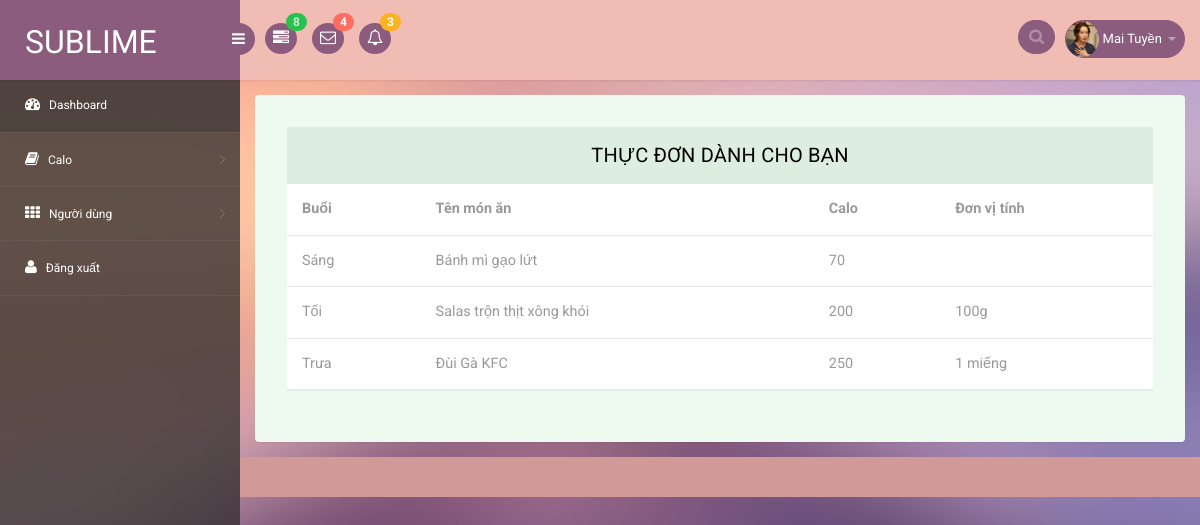
/Web/thucdon2.php, run on the app's committed database.
### tables this page shows
CREATE TABLE `thucdon` (
  `thucdon_id` varchar(5) NOT NULL,
  `buoi` varchar(20) DEFAULT NULL,
  `tongcalo` int(11) NOT NULL,
  `thucpham_id` varchar(5) DEFAULT NULL,
  `tv_email` varchar(50) DEFAULT NULL
);

CREATE TABLE `thucpham` (
  `thucpham_id` varchar(5) NOT NULL,
  `thucpham_ten` varchar(50) NOT NULL,
  `thucpham_calo` int(4) DEFAULT NULL,
  `tv_email` varchar(50) DEFAULT NULL,
  `donvitinh` varchar(30) NOT NULL,
  `ngay` date DEFAULT NULL
);

### Web/thucdon2.php (the view, shortened to what this page needs)
<?php
   $servername = "localhost";
   $username ="root";
   $password ="";
   $database ="giamcan";
   $conn = new mysqli($servername, $username, $password, $database);
?>
<!DOCTYPE html>
<head>
<link rel="stylesheet" href="css/bootstrap.min.css" >
<link href="css/style.css" rel='stylesheet' type='text/css' />
<link href="css/style-responsive.css" rel="stylesheet"/>
<link rel="stylesheet" href="css/font.css" type="text/css"/>
<link href="css/font-awesome.css" rel="stylesheet">
</head>
<body>
    <section id="container">
    <header class="header fixed-top clearfix">
    <div class="brand">
        <a href="index.html" class="logo">
            Sublime
        </a>
        <div class="sidebar-toggle-box">
            <div class="fa fa-bars"></div>
        </div>
    </div>
    <div class="nav notify-row" id="top_menu">
        <ul class="nav top-menu">
            <li class="dropdown">
                <a data-toggle="dropdown" class="dropdown-toggle" href="#">
                    <i class="fa fa-tasks"></i>
                    <span class="badge bg-success">8</span>
                </a>
            </li>
            <li id="header_inbox_bar" class="dropdown">
                <a data-toggle="dropdown" class="dropdown-toggle" href="#">
                    <i class="fa fa-envelope-o"></i>
                    <span class="badge bg-important">4</span>
                </a>
            </li>
            <li id="header_notification_bar" class="dropdown">
                <a data-toggle="dropdown" class="dropdown-toggle" href="#">
                    <i class="fa fa-bell-o"></i>
                    <span class="badge bg-warning">3</span>
                </a>
            </li>
        </ul>
    </div>
    <div class="top-nav clearfix">
        <ul class="nav pull-right top-menu">
            <li>
                <input type="text" class="form-control search" placeholder=" Search">
            </li>
            <li class="dropdown">
                <a data-toggle="dropdown" class="dropdown-toggle" href="#">
                    <img alt="" src="images/2.png">
                    <span class="username">Mai Tuyền</span>
                    <b class="caret"></b>
                </a>
            </li>
        </ul>
    </div>
    </header>
<aside>
    <div id="sidebar" class="nav-collapse">
        <div class="leftside-navigation">
            <ul class="sidebar-menu" id="nav-accordion">
                <li>
                    <a class="active" href="index.php">
                        <i class="fa fa-dashboard"></i>
                        <span>Dashboard</span>
                    </a>
                </li>
                <li class="sub-menu">
                    <a href="javascript:;">
                        <i class="fa fa-book"></i>
                        <span>Calo</span>
                    </a>
                </li>
                <li class="sub-menu">
                    <a href="javascript:;">
                        <i class="fa fa-th"></i>
                        <span>Người dùng </span>
                    </a>
                </li>
                <li>
                    <a href="../login_tv.php">
                        <i class="fa fa-user"></i>
                        <span>Đăng xuất</span>
                    </a>
                </li>
            </ul>            </div>
    </div>
</aside>
<section id="main-content">
	<section class="wrapper">
		<div class="table-agile-info">
 <div class="panel panel-default">
    <div class="panel-heading">
        Thực Đơn Dành Cho Bạn
    </div>
    <?php
                    $sql="SELECT   thucdon.buoi,thucpham.thucpham_ten, thucpham.donvitinh, thucpham.thucpham_calo
                          FROM thucdon, thucpham
                          WHERE thucpham.thucpham_id =  thucdon.thucpham_id and thucdon.thucdon_id like '%2%'";
                    $result = $conn->query($sql);
                ?>
    <div>
      <table class="table" ui-jq="footable" ui-options='{
        "paging": {
          "enabled": true
        },
        "filtering": {
          "enabled": true
        },
        "sorting": {
          "enabled": true
        }}'>
        <thead>
          <tr>
            <th data-breakpoints="xs">Buổi</th>
            <th>Tên món ăn</th>
            <th>Calo</th>
            <th>Đơn vị tính</th>
                     </tr>
        </thead>
        <?php
                                if ($result->num_rows > 0) {
                                  $result = $conn->query($sql);
                                  $result_all = $result -> fetch_all(MYSQLI_ASSOC);
                                  foreach ($result_all as $row) {
                                    echo "<tr>
                                            <td>" .$row['buoi']. "</td>
                                            <td>" .$row['thucpham_ten']. "</td>
                                            <td>" .$row['thucpham_calo']. "</td>
                                            <td>" .$row['donvitinh']. "</td>
                                            "
                                                ?>
<?php
                                    echo "</td>
                                </tr>";
                                  }
                        ?>
                        </table>
                        <?php
                                } else {
                                  echo "0 ket qua tra ve";
                                }
                                ?>
    </div>
  </div>
</div>
</section>
		  <div class="footer">
		  </div>
</section>
</section>
</body>
</html>

### data on the page
thucdon: buoi "Sáng", thucpham.thucpham_ten "Bánh mì gạo lứt", thucpham.thucpham_calo "70"
thucdon: buoi "Tối", thucpham.thucpham_ten "Salas trộn thịt xông khói", thucpham.thucpham_calo "200", thucpham.donvitinh "100g"
thucdon: buoi "Trưa", thucpham.thucpham_ten "Đùi Gà KFC", thucpham.thucpham_calo "250", thucpham.donvitinh "1 miếng"
